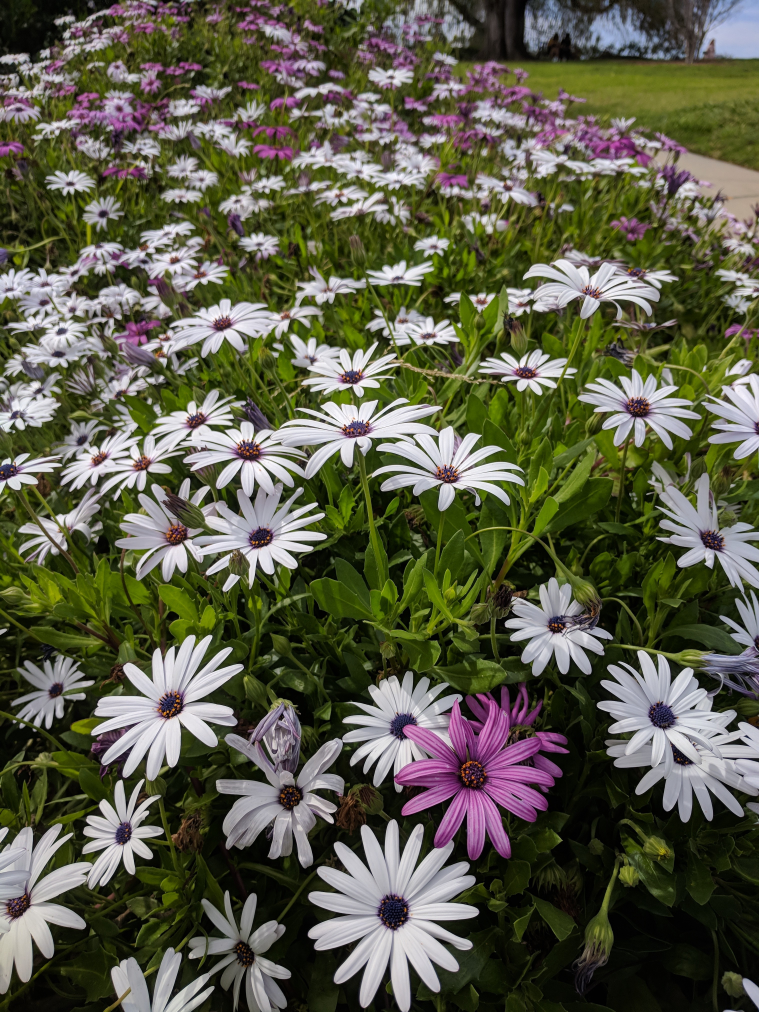
#> input picture original.jpg, 3036 x 4048 px (shown at 1/4 size)
$ python entrega7.py
#> lines starting #> are read from the running program, lines starting #| are printed output that depends on the picture
# [78 lines of commented-out code are left out]


import threading
import time
from PIL import Image
import matplotlib.pyplot as plt

# Open an image file
img = Image.open('original.jpg')
#> img is the input picture: PIL image 3036x4048 RGB; mean R, G, B 91.6, 92.1, 72.6
img = img.convert("RGB")

d = img.getdata()

new_image = [None]*len(d)
#> new_image = 12289728 items

# Define a function for the thread
def change_color(start, end, index_start):
    for i in range(start, end):
        item = d[i]
        # change all white (also shades of whites)
        # pixels to yellow
        if item[0] in list(range(200, 256)):
            new_image[index_start] = ((0, 0, 255))  # (red, green, blue) for blue color()

# Define the range of resolutions to test
resolutions = [(180, 120), (360, 240), (720, 480), (1440, 960)]

# Define the number of threads to use
num_threads = 3

# Measure execution time for different resolutions
execution_times = []
for resolution in resolutions:
    img_resized = img.resize(resolution)

    d_resized = img_resized.getdata()

    new_image_resized = [None]*len(d_resized)

    start_time = time.time()

    # Create threads
    threads = []
    chunk_size = len(d_resized) // num_threads
    for i in range(num_threads):
        start = i * chunk_size
        end = start + chunk_size
        thread = threading.Thread(target=change_color, args=(start, end, start))
        threads.append(thread)
        thread.start()

    # Wait for all threads to complete
    for thread in threads:
        thread.join()

    end_time = time.time()
    execution_time = end_time - start_time
    execution_times.append(execution_time)
#> this loop made 4 passes
#> chunk_size on passes 1 to 4: 7200, 28800, 115200, 460800
#> pass 1, `img_resized = img.resize(resolution)`:
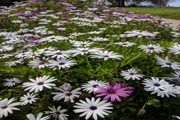
#> img_resized: PIL image 180x120 RGB; mean R, G, B 91.6, 92.1, 72.7
#> pass 2, `img_resized = img.resize(resolution)`:
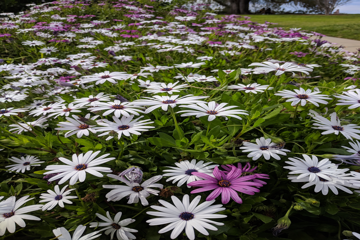
#> img_resized: PIL image 360x240 RGB; mean R, G, B 91.6, 92.1, 72.7
#> pass 3, `img_resized = img.resize(resolution)`:
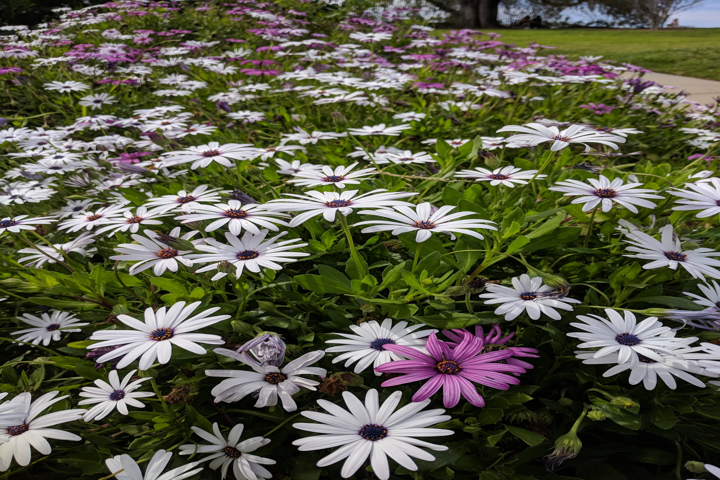
#> img_resized: PIL image 720x480 RGB; mean R, G, B 91.6, 92.1, 72.6
#> after the loop, execution_times = [0.082, 0.321, 1.46, 5.18]

# Calculate the speed-up
speed_ups = [execution_times[0] / t for t in execution_times]
#> speed_ups = [1, 0.255, 0.056, 0.0158]

# Plot the graph
plt.plot([r[0] * r[1] for r in resolutions], speed_ups)
plt.xlabel('Resolution (pixels)')
plt.ylabel('Speed-Up')
plt.title('Speed-Up vs Resolution')
plt.show()
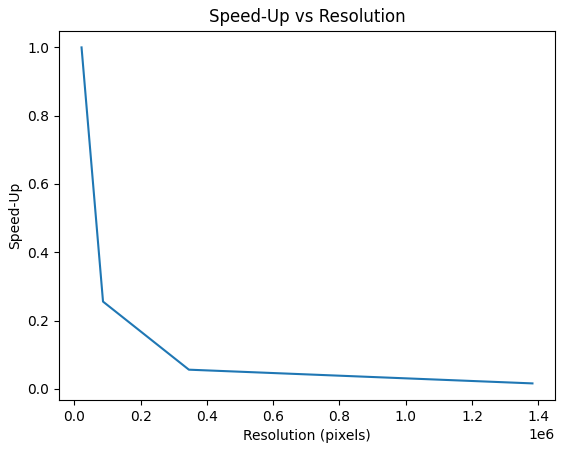
#> figure drawn by matplotlib, 1 panel
